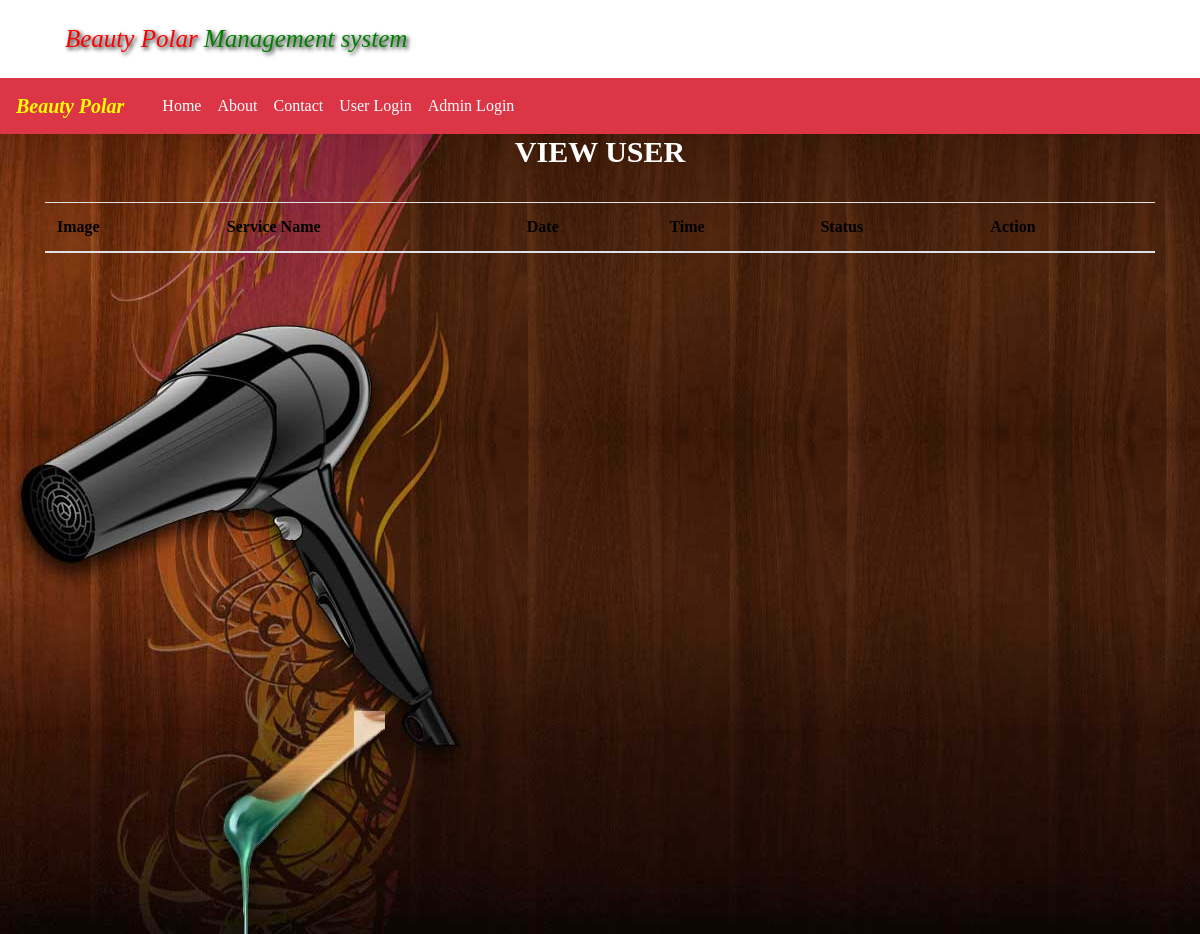
The app's page /AllAppoiments (signed in), older data.
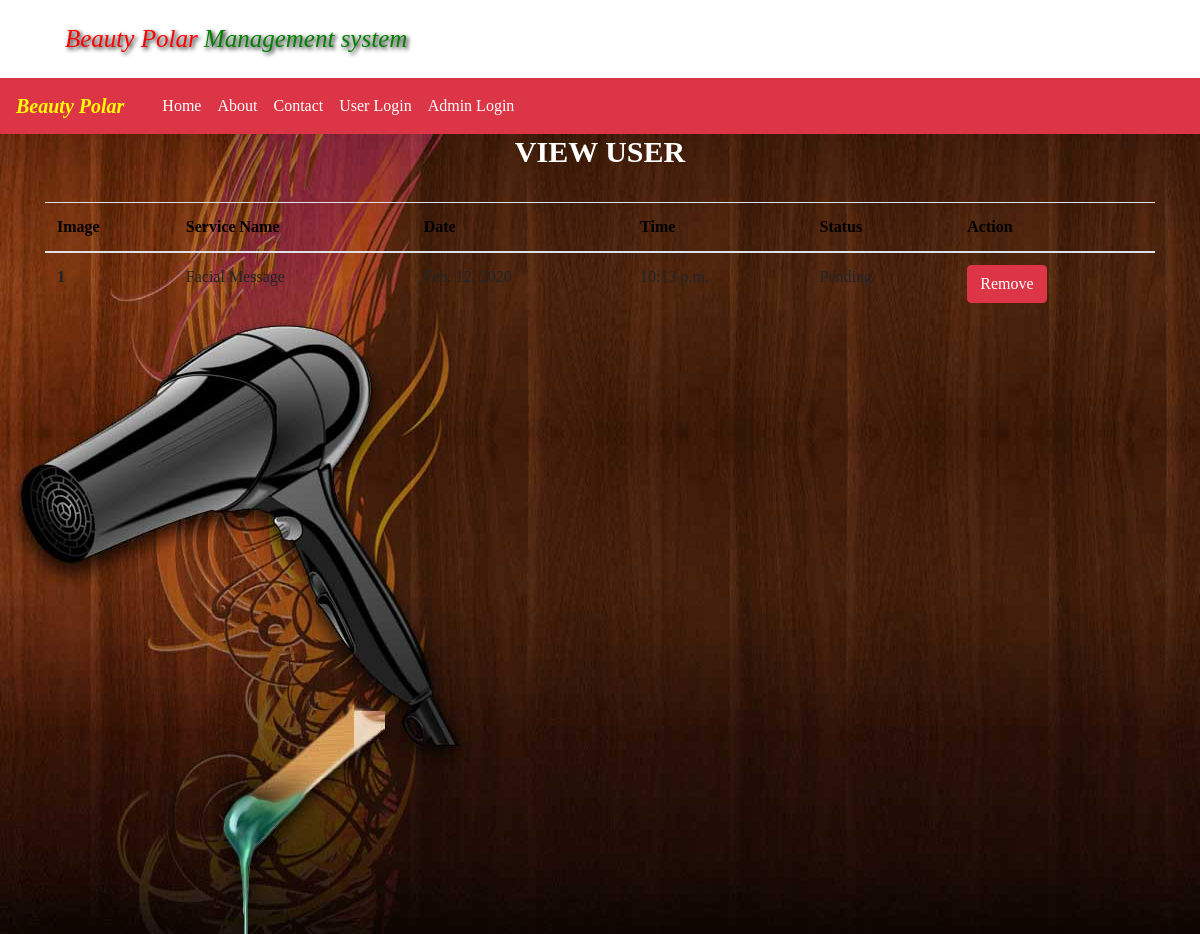
The same page, newer data.
### polar/models.py (models this page shows, shortened)
class Apponitment(models.Model):
    service = models.ForeignKey(Service, on_delete=models.CASCADE, null=True)
    customer = models.ForeignKey(registration, on_delete=models.CASCADE, null=True)
    status = models.ForeignKey(BookStatus, on_delete=models.CASCADE, null=True)
    paid = models.ForeignKey(BookPaid, on_delete=models.CASCADE, null=True)
    date1 = models.DateField(null=True)
    time1 = models.TimeField(null=True)

class Service(models.Model):
    name = models.CharField(max_length=100, null = True)
    cost = models.IntegerField(null = True)
    image = models.FileField(upload_to='images')
    decs = models.CharField(max_length=100, null=True)
    def __str__(self):
        return self.name

class BookStatus(models.Model):
    status = models.CharField(max_length=100, null=True)
    def __str__(self):
        return self.status

### polar/views.py (the view)
# urls.py: path("AllAppoiments", views.View_appoiment_all, name="View_appoiment_all"),
def View_appoiment_all(request):
    if not request.user.is_authenticated:
        return redirect('admin_login')
    pro = Apponitment.objects.all()    # Admin site Function view All appoimet
    messge = {'user' : pro}
    return render(request, 'all_apoiments.html', messge)

### templates/all_apoiments.html (shortened to what this page needs)
{%include 'navbar.html'%}
{%load static%}
<!DOCTYPE html>
<html>
<head>
</head>
<body>
  <div class="back">
     <div class="container ">
    <h2 class="text-center " style="text-transform: uppercase; font-size: 30px; font-weight: bold; color: white"> View User </h2>
    <br>
<table class="table"  id="example" >
  <thead style="color: black">
    <tr>
      <th scope="col">Image</th>
      <th scope="col">Service Name</th>
      <th scope="col">Date</th>
      <th scope="col">Time</th>
      <th scope="col">Status</th>
      <th scope="col">Action</th>
    </tr>
  </thead>
  <tbody>
    {% for views in user %}
    <tr>
      <th scope="row">{{views.id}}</th>
      <td>{{views.service}}</td>
      <td>{{views.date1}}</td>
      <td>{{views.time1}}</td>
      <td>{{views.status}}</td>
      <td><a href="{%url 'remove_allUser' views.id %}" onclick="return confirm(' Are You Sure? You want to Remove this Record from DataBase')" class="btn btn-danger">Remove</a></td>
    </tr>
    {%endfor%}
  </tbody>
</table>
  </div>
</div>
</body>
</html>

Row changes from the older to the newer data that the page shows:
added Apponitment: id "1", service "Facial Message", date1 "Feb. 12, 2020", time1 "10:13 p.m.", status "Pending"
